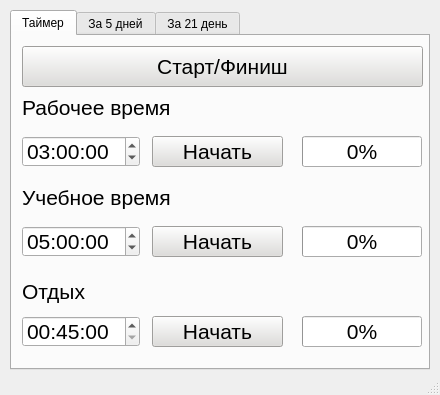
<?xml version="1.0" encoding="UTF-8"?>
<ui version="4.0">
 <class>Timer</class>
 <widget class="QMainWindow" name="Timer">
  <property name="geometry">
   <rect>
    <x>0</x>
    <y>0</y>
    <width>440</width>
    <height>395</height>
   </rect>
  </property>
  <property name="minimumSize">
   <size>
    <width>440</width>
    <height>395</height>
   </size>
  </property>
  <property name="maximumSize">
   <size>
    <width>440</width>
    <height>395</height>
   </size>
  </property>
  <property name="windowTitle">
   <string>Timer 1.0</string>
  </property>
  <property name="styleSheet">
   <string notr="true">vertical-align: center;</string>
  </property>
  <widget class="QWidget" name="centralwidget">
   <widget class="QTabWidget" name="tabWidget">
    <property name="geometry">
     <rect>
      <x>10</x>
      <y>10</y>
      <width>420</width>
      <height>360</height>
     </rect>
    </property>
    <property name="currentIndex">
     <number>0</number>
    </property>
    <widget class="QWidget" name="tab">
     <attribute name="title">
      <string>Таймер</string>
     </attribute>
     <widget class="QPushButton" name="pushButton_3">
      <property name="geometry">
       <rect>
        <x>140</x>
        <y>280</y>
        <width>131</width>
        <height>31</height>
       </rect>
      </property>
      <property name="font">
       <font>
        <pointsize>16</pointsize>
       </font>
      </property>
      <property name="styleSheet">
       <string notr="true">background-color: rgb(46, 194, 126);
background-color: rgb(245, 194, 17);
background-color: rgb(222, 221, 218);</string>
      </property>
      <property name="text">
       <string>Начать</string>
      </property>
     </widget>
     <widget class="QProgressBar" name="progressBar_2">
      <property name="geometry">
       <rect>
        <x>290</x>
        <y>190</y>
        <width>120</width>
        <height>31</height>
       </rect>
      </property>
      <property name="font">
       <font>
        <pointsize>16</pointsize>
       </font>
      </property>
      <property name="value">
       <number>0</number>
      </property>
     </widget>
     <widget class="QLabel" name="label">
      <property name="geometry">
       <rect>
        <x>10</x>
        <y>56</y>
        <width>211</width>
        <height>31</height>
       </rect>
      </property>
      <property name="font">
       <font>
        <pointsize>16</pointsize>
       </font>
      </property>
      <property name="text">
       <string>Рабочее время</string>
      </property>
     </widget>
     <widget class="QLabel" name="label_2">
      <property name="geometry">
       <rect>
        <x>10</x>
        <y>146</y>
        <width>211</width>
        <height>31</height>
       </rect>
      </property>
      <property name="font">
       <font>
        <pointsize>16</pointsize>
       </font>
      </property>
      <property name="text">
       <string>Учебное время</string>
      </property>
     </widget>
     <widget class="QPushButton" name="pushButton_4">
      <property name="geometry">
       <rect>
        <x>10</x>
        <y>10</y>
        <width>401</width>
        <height>41</height>
       </rect>
      </property>
      <property name="font">
       <font>
        <pointsize>16</pointsize>
       </font>
      </property>
      <property name="layoutDirection">
       <enum>Qt::LeftToRight</enum>
      </property>
      <property name="styleSheet">
       <string notr="true">background-color: rgb(237, 51, 59);
background-color: rgb(51, 209, 122);
background-color: rgb(222, 221, 218);

</string>
      </property>
      <property name="text">
       <string>Старт/Финиш</string>
      </property>
     </widget>
     <widget class="QLabel" name="label_3">
      <property name="geometry">
       <rect>
        <x>10</x>
        <y>240</y>
        <width>211</width>
        <height>31</height>
       </rect>
      </property>
      <property name="font">
       <font>
        <pointsize>16</pointsize>
       </font>
      </property>
      <property name="text">
       <string>Отдых</string>
      </property>
     </widget>
     <widget class="QProgressBar" name="progressBar">
      <property name="geometry">
       <rect>
        <x>290</x>
        <y>100</y>
        <width>120</width>
        <height>31</height>
       </rect>
      </property>
      <property name="font">
       <font>
        <pointsize>16</pointsize>
       </font>
      </property>
      <property name="value">
       <number>0</number>
      </property>
     </widget>
     <widget class="QTimeEdit" name="timeEdit_3">
      <property name="geometry">
       <rect>
        <x>10</x>
        <y>280</y>
        <width>118</width>
        <height>31</height>
       </rect>
      </property>
      <property name="font">
       <font>
        <pointsize>16</pointsize>
       </font>
      </property>
      <property name="dateTime">
       <datetime>
        <hour>0</hour>
        <minute>45</minute>
        <second>0</second>
        <year>2000</year>
        <month>1</month>
        <day>1</day>
       </datetime>
      </property>
     </widget>
     <widget class="QTimeEdit" name="timeEdit">
      <property name="geometry">
       <rect>
        <x>10</x>
        <y>100</y>
        <width>118</width>
        <height>31</height>
       </rect>
      </property>
      <property name="font">
       <font>
        <pointsize>16</pointsize>
       </font>
      </property>
      <property name="dateTime">
       <datetime>
        <hour>3</hour>
        <minute>0</minute>
        <second>0</second>
        <year>2000</year>
        <month>1</month>
        <day>1</day>
       </datetime>
      </property>
     </widget>
     <widget class="QPushButton" name="pushButton_2">
      <property name="geometry">
       <rect>
        <x>140</x>
        <y>190</y>
        <width>131</width>
        <height>31</height>
       </rect>
      </property>
      <property name="font">
       <font>
        <pointsize>16</pointsize>
       </font>
      </property>
      <property name="styleSheet">
       <string notr="true">background-color: rgb(46, 194, 126);
background-color: rgb(245, 194, 17);
background-color: rgb(222, 221, 218);</string>
      </property>
      <property name="text">
       <string>Начать</string>
      </property>
     </widget>
     <widget class="QPushButton" name="pushButton">
      <property name="geometry">
       <rect>
        <x>140</x>
        <y>100</y>
        <width>131</width>
        <height>31</height>
       </rect>
      </property>
      <property name="font">
       <font>
        <pointsize>16</pointsize>
       </font>
      </property>
      <property name="styleSheet">
       <string notr="true">background-color: rgb(46, 194, 126);
background-color: rgb(245, 194, 17);
background-color: rgb(222, 221, 218);</string>
      </property>
      <property name="text">
       <string>Начать</string>
      </property>
     </widget>
     <widget class="QProgressBar" name="progressBar_3">
      <property name="geometry">
       <rect>
        <x>290</x>
        <y>280</y>
        <width>120</width>
        <height>31</height>
       </rect>
      </property>
      <property name="font">
       <font>
        <pointsize>16</pointsize>
       </font>
      </property>
      <property name="value">
       <number>0</number>
      </property>
     </widget>
     <widget class="QTimeEdit" name="timeEdit_2">
      <property name="geometry">
       <rect>
        <x>10</x>
        <y>190</y>
        <width>118</width>
        <height>31</height>
       </rect>
      </property>
      <property name="font">
       <font>
        <pointsize>16</pointsize>
       </font>
      </property>
      <property name="dateTime">
       <datetime>
        <hour>5</hour>
        <minute>0</minute>
        <second>0</second>
        <year>2000</year>
        <month>1</month>
        <day>1</day>
       </datetime>
      </property>
     </widget>
    </widget>
    <widget class="QWidget" name="tab_2">
     <attribute name="title">
      <string>За 5 дней</string>
     </attribute>
     <widget class="QLineEdit" name="lineEdit">
      <property name="geometry">
       <rect>
        <x>10</x>
        <y>70</y>
        <width>111</width>
        <height>31</height>
       </rect>
      </property>
     </widget>
     <widget class="QLabel" name="label_4">
      <property name="geometry">
       <rect>
        <x>10</x>
        <y>25</y>
        <width>211</width>
        <height>31</height>
       </rect>
      </property>
      <property name="font">
       <font>
        <pointsize>16</pointsize>
       </font>
      </property>
      <property name="text">
       <string>Рабочее время</string>
      </property>
     </widget>
     <widget class="QLabel" name="label_6">
      <property name="geometry">
       <rect>
        <x>10</x>
        <y>225</y>
        <width>211</width>
        <height>31</height>
       </rect>
      </property>
      <property name="font">
       <font>
        <pointsize>16</pointsize>
       </font>
      </property>
      <property name="text">
       <string>Отдых</string>
      </property>
     </widget>
     <widget class="QLineEdit" name="lineEdit_2">
      <property name="geometry">
       <rect>
        <x>10</x>
        <y>170</y>
        <width>111</width>
        <height>31</height>
       </rect>
      </property>
     </widget>
     <widget class="QProgressBar" name="progressBar_6">
      <property name="geometry">
       <rect>
        <x>167</x>
        <y>270</y>
        <width>241</width>
        <height>31</height>
       </rect>
      </property>
      <property name="font">
       <font>
        <pointsize>16</pointsize>
       </font>
      </property>
      <property name="value">
       <number>0</number>
      </property>
     </widget>
     <widget class="QLineEdit" name="lineEdit_3">
      <property name="geometry">
       <rect>
        <x>10</x>
        <y>270</y>
        <width>111</width>
        <height>31</height>
       </rect>
      </property>
     </widget>
     <widget class="QLabel" name="label_5">
      <property name="geometry">
       <rect>
        <x>10</x>
        <y>125</y>
        <width>211</width>
        <height>31</height>
       </rect>
      </property>
      <property name="font">
       <font>
        <pointsize>16</pointsize>
       </font>
      </property>
      <property name="text">
       <string>Учебное время</string>
      </property>
     </widget>
     <widget class="QProgressBar" name="progressBar_4">
      <property name="geometry">
       <rect>
        <x>165</x>
        <y>170</y>
        <width>241</width>
        <height>31</height>
       </rect>
      </property>
      <property name="font">
       <font>
        <pointsize>16</pointsize>
       </font>
      </property>
      <property name="value">
       <number>0</number>
      </property>
     </widget>
     <widget class="QProgressBar" name="progressBar_5">
      <property name="geometry">
       <rect>
        <x>165</x>
        <y>70</y>
        <width>241</width>
        <height>31</height>
       </rect>
      </property>
      <property name="font">
       <font>
        <pointsize>16</pointsize>
       </font>
      </property>
      <property name="value">
       <number>0</number>
      </property>
     </widget>
    </widget>
    <widget class="QWidget" name="tab_3">
     <attribute name="title">
      <string>За 21 день</string>
     </attribute>
     <widget class="QLabel" name="label_7">
      <property name="geometry">
       <rect>
        <x>10</x>
        <y>25</y>
        <width>211</width>
        <height>31</height>
       </rect>
      </property>
      <property name="font">
       <font>
        <pointsize>16</pointsize>
       </font>
      </property>
      <property name="text">
       <string>Рабочее время</string>
      </property>
     </widget>
     <widget class="QProgressBar" name="progressBar_7">
      <property name="geometry">
       <rect>
        <x>165</x>
        <y>170</y>
        <width>241</width>
        <height>31</height>
       </rect>
      </property>
      <property name="font">
       <font>
        <pointsize>16</pointsize>
       </font>
      </property>
      <property name="value">
       <number>0</number>
      </property>
     </widget>
     <widget class="QProgressBar" name="progressBar_8">
      <property name="geometry">
       <rect>
        <x>167</x>
        <y>270</y>
        <width>241</width>
        <height>31</height>
       </rect>
      </property>
      <property name="font">
       <font>
        <pointsize>16</pointsize>
       </font>
      </property>
      <property name="value">
       <number>0</number>
      </property>
     </widget>
     <widget class="QLineEdit" name="lineEdit_4">
      <property name="geometry">
       <rect>
        <x>10</x>
        <y>70</y>
        <width>111</width>
        <height>31</height>
       </rect>
      </property>
     </widget>
     <widget class="QLineEdit" name="lineEdit_5">
      <property name="geometry">
       <rect>
        <x>10</x>
        <y>270</y>
        <width>111</width>
        <height>31</height>
       </rect>
      </property>
     </widget>
     <widget class="QLineEdit" name="lineEdit_6">
      <property name="geometry">
       <rect>
        <x>10</x>
        <y>170</y>
        <width>111</width>
        <height>31</height>
       </rect>
      </property>
     </widget>
     <widget class="QLabel" name="label_8">
      <property name="geometry">
       <rect>
        <x>10</x>
        <y>125</y>
        <width>211</width>
        <height>31</height>
       </rect>
      </property>
      <property name="font">
       <font>
        <pointsize>16</pointsize>
       </font>
      </property>
      <property name="text">
       <string>Учебное время</string>
      </property>
     </widget>
     <widget class="QProgressBar" name="progressBar_9">
      <property name="geometry">
       <rect>
        <x>165</x>
        <y>70</y>
        <width>241</width>
        <height>31</height>
       </rect>
      </property>
      <property name="font">
       <font>
        <pointsize>16</pointsize>
       </font>
      </property>
      <property name="value">
       <number>0</number>
      </property>
     </widget>
     <widget class="QLabel" name="label_9">
      <property name="geometry">
       <rect>
        <x>10</x>
        <y>225</y>
        <width>211</width>
        <height>31</height>
       </rect>
      </property>
      <property name="font">
       <font>
        <pointsize>16</pointsize>
       </font>
      </property>
      <property name="text">
       <string>Отдых</string>
      </property>
     </widget>
    </widget>
   </widget>
  </widget>
  <widget class="QStatusBar" name="statusbar"/>
 </widget>
 <resources/>
 <connections/>
</ui>
